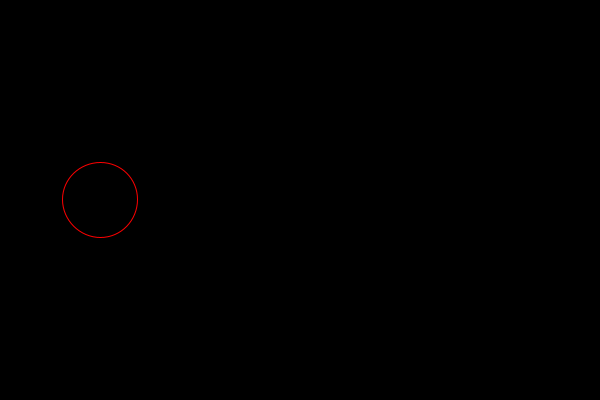
Frame 1 (no input)
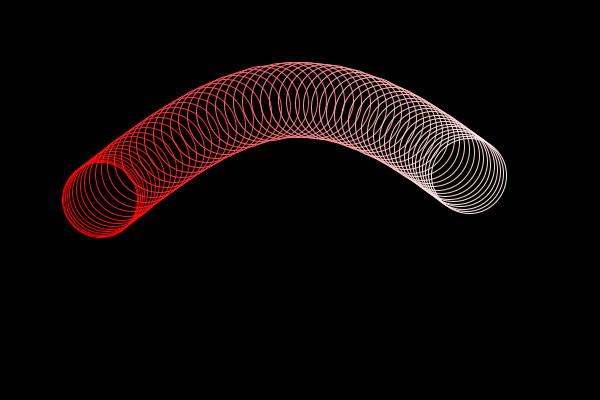
Frame 60 (the mouse pressed at the canvas centre just before this capture)
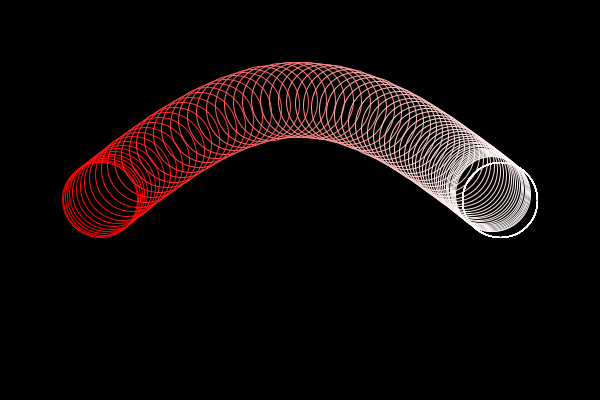
Frame 120 (the mouse held since frame 60 and released just before this capture)

The Processing sketch that drew these frames (run headless with seeded random() and noise(); from frame 60 on, the mouse is pressed at the canvas centre):

// Processing sketch: bell4
// ── bell4.pde
void setup() {
   size(600, 400);
   background(0);
   noFill();
   stroke(255);
}   

void draw() {
   float percent = map(frameCount, 0, 75, 0, 1);
   float v = exp(-4*percent*percent);
   if (frameCount > 75) v = 0;
   float w = 1-v;
   float centerx = lerp(100, 500, w);
   float centery = lerp(200, 100, sin(w * radians(180)));
   stroke(255, 255*w, 255*w);
   ellipse(centerx, centery, 75, 75);
}
